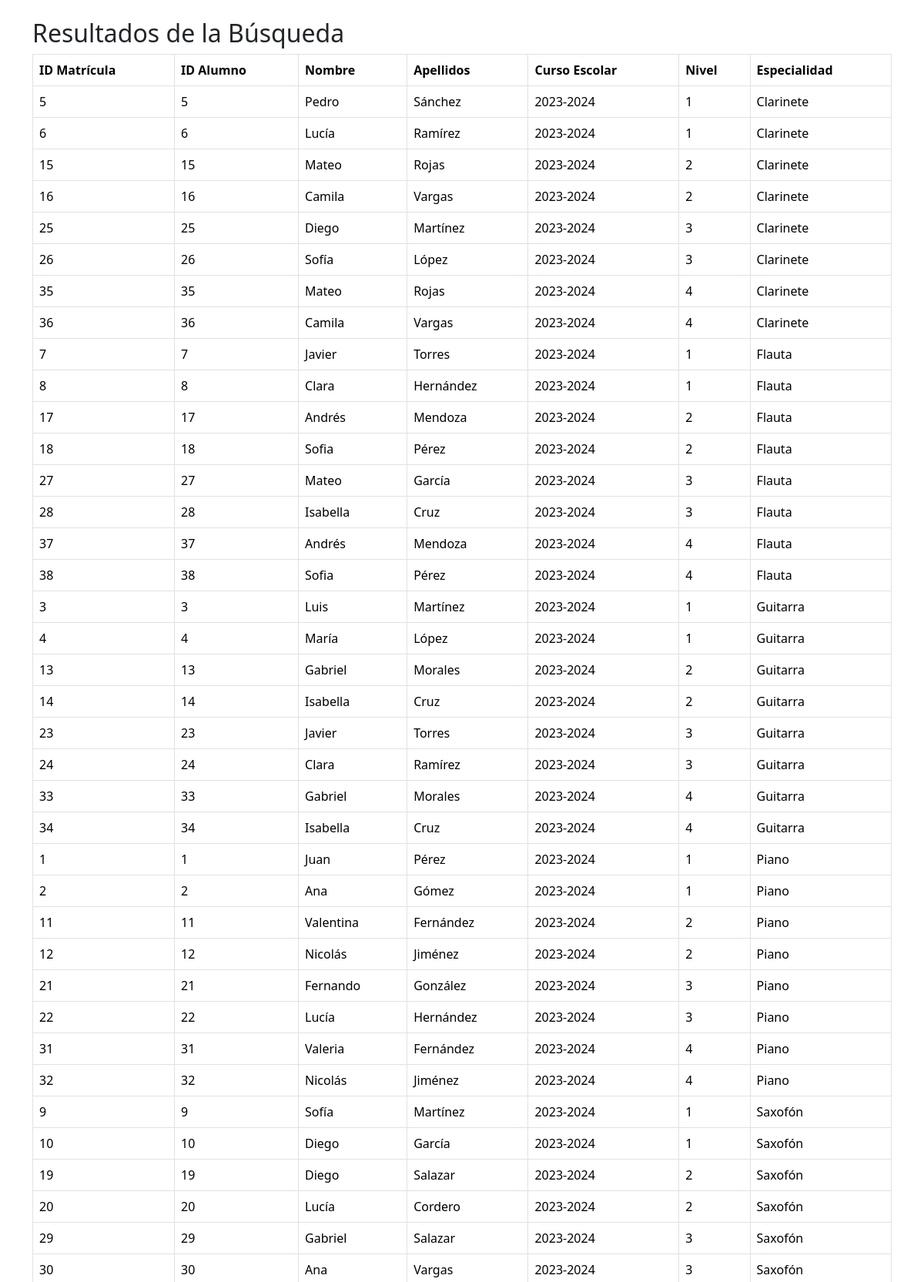
/interfazAdmin/matriculas/leerFiltroMatr.php (upper part), run on the app's committed database.
### tables this page shows
CREATE TABLE Matriculas (
    id_matricula INT AUTO_INCREMENT PRIMARY KEY,
    id_alumno INT,
    nivel TINYINT NOT NULL,
    curso_escolar VARCHAR(20) NOT NULL,
    id_especialidad INT,
    FOREIGN KEY (id_alumno) REFERENCES Alumnos(id_alumno) ON DELETE CASCADE,
    FOREIGN KEY (id_especialidad) REFERENCES Especialidades(id_especialidad) ON DELETE SET NULL
);

CREATE TABLE Alumnos (
    id_alumno INT AUTO_INCREMENT PRIMARY KEY,
    dni VARCHAR(9) NOT NULL UNIQUE,   
    nombre VARCHAR(100) NOT NULL,
    apellidos VARCHAR(100) NOT NULL,
    telefono VARCHAR(15),
    email VARCHAR(100),
    nombre_padre VARCHAR(100),
    telefono_padre VARCHAR(15),
    email_padre VARCHAR(100)
);

CREATE TABLE Especialidades (
    id_especialidad INT AUTO_INCREMENT PRIMARY KEY,
    nombre VARCHAR(100) NOT NULL UNIQUE
);

### interfazAdmin/matriculas/leerFiltroMatr.php (the view, shortened to what this page needs)
<!DOCTYPE html>
<html lang="es">
<head>
    <link href="../../css/bootstrap.min.css" rel="stylesheet">
</head>
<body>
<?php
include('../../includes/conexion.php');
$sql = "SELECT M.id_matricula, A.id_alumno, A.nombre, A.apellidos, M.curso_escolar, M.nivel, E.nombre AS especialidad
        FROM Matriculas M
        JOIN Alumnos A ON M.id_alumno = A.id_alumno
        JOIN Especialidades E ON M.id_especialidad = E.id_especialidad
        WHERE 1=1";
$sql .= " ORDER BY E.nombre, A.id_alumno, M.nivel";
$resultado = mysqli_query($conexion, $sql);
if (mysqli_num_rows($resultado) > 0) {
    echo "<div class='container mt-4'>";
    echo "<h2>Resultados de la Búsqueda</h2>";
    echo "<table class='table table-bordered'>";
    echo "<thead><tr><th>ID Matrícula</th><th>ID Alumno</th><th>Nombre</th><th>Apellidos</th><th>Curso Escolar</th><th>Nivel</th><th>Especialidad</th></tr></thead>";
    echo "<tbody>";
    while ($row = mysqli_fetch_assoc($resultado)) {
        echo "<tr>";
        echo "<td>" . $row['id_matricula'] . "</td>";
        echo "<td>" . $row['id_alumno'] . "</td>";
        echo "<td>" . $row['nombre'] . "</td>";
        echo "<td>" . $row['apellidos'] . "</td>";
        echo "<td>" . $row['curso_escolar'] . "</td>";
        echo "<td>" . $row['nivel'] . "</td>";
        echo "<td>" . $row['especialidad'] . "</td>";
        echo "</tr>";
    }
    echo "</tbody></table>";
    echo "</div>";
} else {
    echo "<div class='container mt-4'>";
    echo "<div class='alert alert-warning' role='alert'>No se encontraron matrículas que coincidan con los criterios de búsqueda.</div>";
    echo "<a href='buscarFiltromatr.php' class='btn btn-secondary'>Volver a Buscar</a>";
    echo "</div>";
}
?>
</body>
</html>

### data on the page
matriculas: id_matricula "5", id_alumno.id_alumno "5", id_alumno.nombre "Pedro", id_alumno.apellidos "Sánchez", curso_escolar "2023-2024", nivel "1", id_especialidad.nombre "Clarinete"
matriculas: id_matricula "6", id_alumno.id_alumno "6", id_alumno.nombre "Lucía", id_alumno.apellidos "Ramírez", curso_escolar "2023-2024", nivel "1", id_especialidad.nombre "Clarinete"
matriculas: id_matricula "15", id_alumno.id_alumno "15", id_alumno.nombre "Mateo", id_alumno.apellidos "Rojas", curso_escolar "2023-2024", nivel "2", id_especialidad.nombre "Clarinete"
matriculas: id_matricula "16", id_alumno.id_alumno "16", id_alumno.nombre "Camila", id_alumno.apellidos "Vargas", curso_escolar "2023-2024", nivel "2", id_especialidad.nombre "Clarinete"
matriculas: id_matricula "25", id_alumno.id_alumno "25", id_alumno.nombre "Diego", id_alumno.apellidos "Martínez", curso_escolar "2023-2024", nivel "3", id_especialidad.nombre "Clarinete"
matriculas: id_matricula "26", id_alumno.id_alumno "26", id_alumno.nombre "Sofía", id_alumno.apellidos "López", curso_escolar "2023-2024", nivel "3", id_especialidad.nombre "Clarinete"
matriculas: id_matricula "35", id_alumno.id_alumno "35", id_alumno.nombre "Mateo", id_alumno.apellidos "Rojas", curso_escolar "2023-2024", nivel "4", id_especialidad.nombre "Clarinete"
matriculas: id_matricula "36", id_alumno.id_alumno "36", id_alumno.nombre "Camila", id_alumno.apellidos "Vargas", curso_escolar "2023-2024", nivel "4", id_especialidad.nombre "Clarinete"
matriculas: id_matricula "7", id_alumno.id_alumno "7", id_alumno.nombre "Javier", id_alumno.apellidos "Torres", curso_escolar "2023-2024", nivel "1", id_especialidad.nombre "Flauta"
matriculas: id_matricula "8", id_alumno.id_alumno "8", id_alumno.nombre "Clara", id_alumno.apellidos "Hernández", curso_escolar "2023-2024", nivel "1", id_especialidad.nombre "Flauta"
matriculas: id_matricula "17", id_alumno.id_alumno "17", id_alumno.nombre "Andrés", id_alumno.apellidos "Mendoza", curso_escolar "2023-2024", nivel "2", id_especialidad.nombre "Flauta"
matriculas: id_matricula "18", id_alumno.id_alumno "18", id_alumno.nombre "Sofia", id_alumno.apellidos "Pérez", curso_escolar "2023-2024", nivel "2", id_especialidad.nombre "Flauta"
matriculas: id_matricula "27", id_alumno.id_alumno "27", id_alumno.nombre "Mateo", id_alumno.apellidos "García", curso_escolar "2023-2024", nivel "3", id_especialidad.nombre "Flauta"
matriculas: id_matricula "28", id_alumno.id_alumno "28", id_alumno.nombre "Isabella", id_alumno.apellidos "Cruz", curso_escolar "2023-2024", nivel "3", id_especialidad.nombre "Flauta"
matriculas: id_matricula "37", id_alumno.id_alumno "37", id_alumno.nombre "Andrés", id_alumno.apellidos "Mendoza", curso_escolar "2023-2024", nivel "4", id_especialidad.nombre "Flauta"
matriculas: id_matricula "38", id_alumno.id_alumno "38", id_alumno.nombre "Sofia", id_alumno.apellidos "Pérez", curso_escolar "2023-2024", nivel "4", id_especialidad.nombre "Flauta"
matriculas: id_matricula "3", id_alumno.id_alumno "3", id_alumno.nombre "Luis", id_alumno.apellidos "Martínez", curso_escolar "2023-2024", nivel "1", id_especialidad.nombre "Guitarra"
matriculas: id_matricula "4", id_alumno.id_alumno "4", id_alumno.nombre "María", id_alumno.apellidos "López", curso_escolar "2023-2024", nivel "1", id_especialidad.nombre "Guitarra"
matriculas: id_matricula "13", id_alumno.id_alumno "13", id_alumno.nombre "Gabriel", id_alumno.apellidos "Morales", curso_escolar "2023-2024", nivel "2", id_especialidad.nombre "Guitarra"
matriculas: id_matricula "14", id_alumno.id_alumno "14", id_alumno.nombre "Isabella", id_alumno.apellidos "Cruz", curso_escolar "2023-2024", nivel "2", id_especialidad.nombre "Guitarra"
matriculas: id_matricula "23", id_alumno.id_alumno "23", id_alumno.nombre "Javier", id_alumno.apellidos "Torres", curso_escolar "2023-2024", nivel "3", id_especialidad.nombre "Guitarra"
matriculas: id_matricula "24", id_alumno.id_alumno "24", id_alumno.nombre "Clara", id_alumno.apellidos "Ramírez", curso_escolar "2023-2024", nivel "3", id_especialidad.nombre "Guitarra"
matriculas: id_matricula "33", id_alumno.id_alumno "33", id_alumno.nombre "Gabriel", id_alumno.apellidos "Morales", curso_escolar "2023-2024", nivel "4", id_especialidad.nombre "Guitarra"
matriculas: id_matricula "34", id_alumno.id_alumno "34", id_alumno.nombre "Isabella", id_alumno.apellidos "Cruz", curso_escolar "2023-2024", nivel "4", id_especialidad.nombre "Guitarra"
matriculas: id_matricula "1", id_alumno.id_alumno "1", id_alumno.nombre "Juan", id_alumno.apellidos "Pérez", curso_escolar "2023-2024", nivel "1", id_especialidad.nombre "Piano"
matriculas: id_matricula "2", id_alumno.id_alumno "2", id_alumno.nombre "Ana", id_alumno.apellidos "Gómez", curso_escolar "2023-2024", nivel "1", id_especialidad.nombre "Piano"
matriculas: id_matricula "11", id_alumno.id_alumno "11", id_alumno.nombre "Valentina", id_alumno.apellidos "Fernández", curso_escolar "2023-2024", nivel "2", id_especialidad.nombre "Piano"
matriculas: id_matricula "12", id_alumno.id_alumno "12", id_alumno.nombre "Nicolás", id_alumno.apellidos "Jiménez", curso_escolar "2023-2024", nivel "2", id_especialidad.nombre "Piano"
matriculas: id_matricula "21", id_alumno.id_alumno "21", id_alumno.nombre "Fernando", id_alumno.apellidos "González", curso_escolar "2023-2024", nivel "3", id_especialidad.nombre "Piano"
matriculas: id_matricula "22", id_alumno.id_alumno "22", id_alumno.nombre "Lucía", id_alumno.apellidos "Hernández", curso_escolar "2023-2024", nivel "3", id_especialidad.nombre "Piano"
matriculas: id_matricula "31", id_alumno.id_alumno "31", id_alumno.nombre "Valeria", id_alumno.apellidos "Fernández", curso_escolar "2023-2024", nivel "4", id_especialidad.nombre "Piano"
matriculas: id_matricula "32", id_alumno.id_alumno "32", id_alumno.nombre "Nicolás", id_alumno.apellidos "Jiménez", curso_escolar "2023-2024", nivel "4", id_especialidad.nombre "Piano"
matriculas: id_matricula "9", id_alumno.id_alumno "9", id_alumno.nombre "Sofía", id_alumno.apellidos "Martínez", curso_escolar "2023-2024", nivel "1", id_especialidad.nombre "Saxofón"
matriculas: id_matricula "10", id_alumno.id_alumno "10", id_alumno.nombre "Diego", id_alumno.apellidos "García", curso_escolar "2023-2024", nivel "1", id_especialidad.nombre "Saxofón"
matriculas: id_matricula "19", id_alumno.id_alumno "19", id_alumno.nombre "Diego", id_alumno.apellidos "Salazar", curso_escolar "2023-2024", nivel "2", id_especialidad.nombre "Saxofón"
matriculas: id_matricula "20", id_alumno.id_alumno "20", id_alumno.nombre "Lucía", id_alumno.apellidos "Cordero", curso_escolar "2023-2024", nivel "2", id_especialidad.nombre "Saxofón"
matriculas: id_matricula "29", id_alumno.id_alumno "29", id_alumno.nombre "Gabriel", id_alumno.apellidos "Salazar", curso_escolar "2023-2024", nivel "3", id_especialidad.nombre "Saxofón"
matriculas: id_matricula "30", id_alumno.id_alumno "30", id_alumno.nombre "Ana", id_alumno.apellidos "Vargas", curso_escolar "2023-2024", nivel "3", id_especialidad.nombre "Saxofón"
